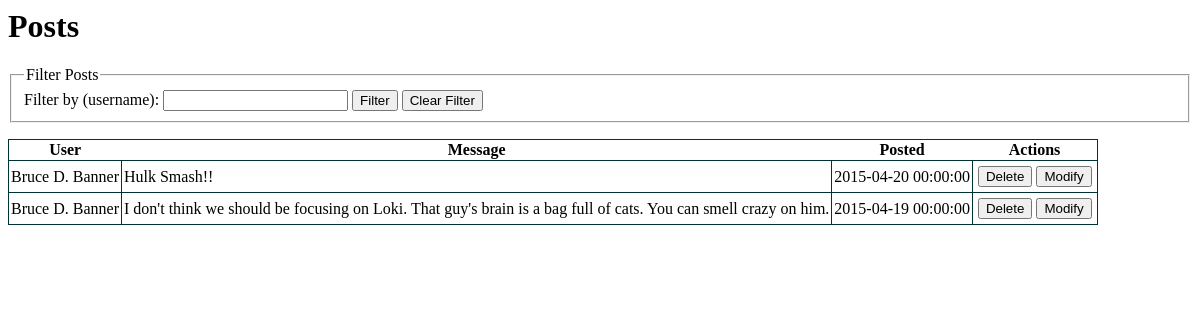
/posts.php?username=brucebanner, run on the app's committed database.
### tables this page shows
CREATE TABLE posts (
	id INT NOT NULL PRIMARY KEY AUTO_INCREMENT,
	user_id INT NOT NULL,
	message VARCHAR (255) NOT NULL,
	posted TIMESTAMP DEFAULT CURRENT_TIMESTAMP ON UPDATE CURRENT_TIMESTAMP,
	FOREIGN KEY (user_id) REFERENCES users(id)
);

CREATE TABLE users (
	id INT NOT NULL PRIMARY KEY AUTO_INCREMENT,
	username VARCHAR (50) NOT NULL,
	password VARCHAR (50) NOT NULL,
	name VARCHAR(100) NOT NULL,
	email VARCHAR(100) NOT NULL,
	gender VARCHAR (1) NOT NULL,
	species VARCHAR (100) NOT NULL DEFAULT 'human',
	age INT NOT NULL,
	UNIQUE(username)
);

### Dao.php (called while the page is built, shortened)
<?php
class Dao {
  private $dbname = "marissa";
  private $host ="localhost";
  private $database = "marissa";
  private $password = "mysqlpass";
  private function getConnection()
  {
    $conn = new PDO("mysql:dbname={$this->dbname};host={$this->host};",
      "$this->database", "$this->password");
    $conn->setAttribute(PDO::ATTR_ERRMODE, PDO::ERRMODE_EXCEPTION);
    return $conn;
  }
  public function filterPostsByKey($key, $value)
  {
    $conn = $this->getConnection();
  	$stmt = $conn->prepare("SELECT u.name, p.message, p.posted FROM posts AS p
							JOIN users AS u ON p.user_id = u.id
              WHERE $key = :value");
    $stmt->bindParam(":value", $value);
    $stmt->execute();
    return $stmt;
  }
}
?>

### posts.php (the view, shortened to what this page needs)
<?php
require_once('Dao.php');
try
{
  $dao = new Dao();
  if(isset($_GET['username']))
  {
    $username = filter_var($_GET['username'], FILTER_SANITIZE_STRING);
    $posts = $dao->filterPostsByKey("username", $username);
  }
  else {
    $posts = $dao->getPostsJoinUserName();
  }
} catch (PDOException $e) {
  echo "<p>Failed to retrieve posts.</p>";
  die;
}
?>
<html>
<head>
  <link rel="stylesheet" type="text/css" href="style.css">
</head>
<body>
  <h1>Posts</h1>
  <form name="messageFilter" action="handler.php" method="GET">
    <fieldset>
      <legend>Filter Posts</legend>
      <label for="username">Filter by (username):</label>
      <input type="text" id="username" name="username" />
      <input type="submit" name="filterButton" value="Filter" />
      <?php if(isset($_GET['username'])) {  ?>
        <input type="submit" name="clearFilter" value="Clear Filter" />
      <?php } ?>
    </fieldset>
  </form>
  <table>
    <thead>
      <tr><th>User</th><th>Message</th><th>Posted</th><th>Actions</th></tr>
    </thead>
    <tbody>
      <?php foreach($posts as $post) { ?>
      <tr>
        <td><?= $post['name']; ?></td>
        <td><?= $post['message']; ?></td>
        <td><?= $post['posted']; ?></td>
        <td>
          <form name="postForm" action="handler.php" method="POST">
            <span>
              <input type="submit" name="deleteButton" value="Delete">
              <input type="submit" name="modifyButton" value="Modify">
            </span>
          </form>
        </td>
      </tr>
    <?php } ?>
    </tbody>
  </table>
</body>
</html>

### style.css (style rules this page uses)
table, tr, td { border: 1px solid #003333; border-collapse: collapse; }
td { padding: 2px; vertical-align: middle; }
td > form { margin: 3px; }

### data on the page
posts: user.name "Bruce D. Banner", message "Hulk Smash!!", posted "2015-04-20 00:00:00"
posts: user.name "Bruce D. Banner", message "I don't think we should be focusing on Loki. That guy's brain is a bag full of cats. You can smell crazy on him.", posted "2015-04-19 00:00:00"
